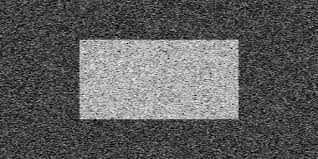
#> input picture OpenCV_official/4. Image Processing in OpenCV/3. Image Thresholding/noisy2.jpg, 318 x 159 px
$ python 'Image Tresholding 2.py'
#> lines starting #> are read from the running program, lines starting #| are printed output that depends on the picture; after the words box and inside, x2 and y2 are one past the last pixel; in counts of white or black regions, pixels touching at a corner belong together
# -*- coding: utf-8 -*-
"""
Created on Wed Feb 13 15:03:56 2019
https://docs.opencv.org/3.4.1/d7/d4d/tutorial_py_thresholding.html
@author: te122613
"""

import cv2 as cv
import numpy as np
from matplotlib import pyplot as plt
img = cv.imread('noisy2.jpg',0)
#> img is the input picture: shape (159, 318); min 0, max 255, mean 92.6
# global thresholding
ret1,th1 = cv.threshold(img,127,255,cv.THRESH_BINARY)
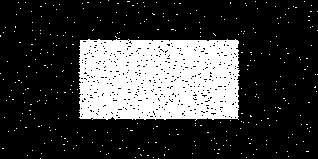
#> th1: shape (159, 318); 24.3% white; 329 white regions (328 under 20 px), largest, box (x1, y1, x2, y2) and area: (78, 39, 240, 121) 11891
# Otsu's thresholding
ret2,th2 = cv.threshold(img,0,255,cv.THRESH_BINARY+cv.THRESH_OTSU)
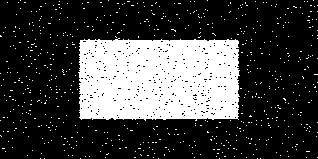
#> th2: shape (159, 318); 25.8% white; 650 white regions (649 under 20 px), largest, box (x1, y1, x2, y2) and area: (78, 38, 240, 121) 12180
#> ret2 = 118
# Otsu's thresholding after Gaussian filtering
blur = cv.GaussianBlur(img,(5,5),0)
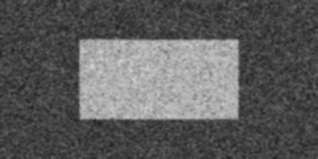
#> blur: shape (159, 318); min 31, max 208, mean 92.6
ret3,th3 = cv.threshold(blur,0,255,cv.THRESH_BINARY+cv.THRESH_OTSU)
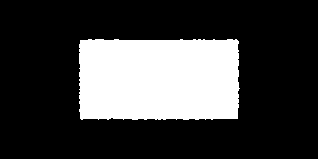
#> th3: shape (159, 318); 25% white; 1 white region, box (x1, y1, x2, y2) and area: (79, 39, 240, 120) 12644
#> ret3 = 118
# plot all the images and their histograms
images = [img, 0, th1,
          img, 0, th2,
          blur, 0, th3]
titles = ['Original Noisy Image','Histogram','Global Thresholding (v=127)',
          'Original Noisy Image','Histogram',"Otsu's Thresholding",
          'Gaussian filtered Image','Histogram',"Otsu's Thresholding"]
for i in range(3):
    plt.subplot(3,3,i*3+1),plt.imshow(images[i*3],'gray')
    plt.title(titles[i*3]), plt.xticks([]), plt.yticks([])
    plt.subplot(3,3,i*3+2),plt.hist(images[i*3].ravel(),256)
    plt.title(titles[i*3+1]), plt.xticks([]), plt.yticks([])
    plt.subplot(3,3,i*3+3),plt.imshow(images[i*3+2],'gray')
    plt.title(titles[i*3+2]), plt.xticks([]), plt.yticks([])
plt.show()
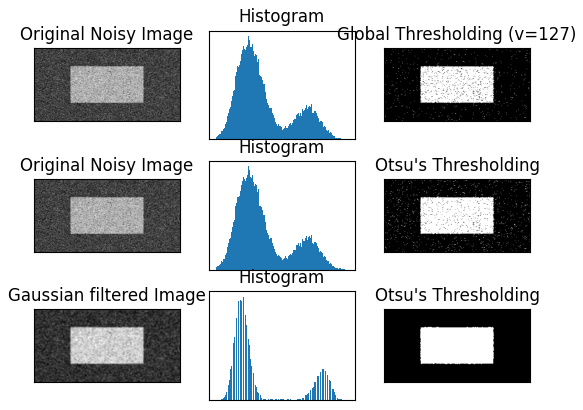
#> figure drawn by matplotlib, 9 panels

$ run again, with OpenCV_official/4. Image Processing in OpenCV/3. Image Thresholding/sudoku.jpg copied over OpenCV_official/4. Image Processing in OpenCV/3. Image Thresholding/noisy2.jpg
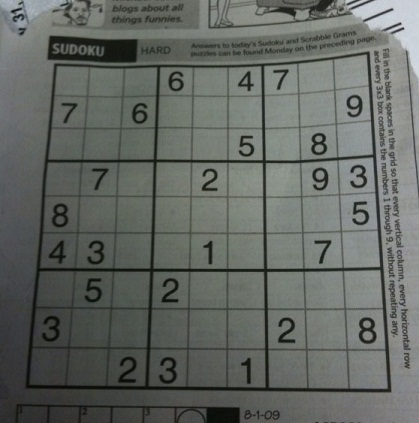
#> input picture OpenCV_official/4. Image Processing in OpenCV/3. Image Thresholding/sudoku.jpg, 419 x 423 px
#> `ret1,th1 = cv.threshold(img,127,255,cv.THRESH_BINARY)`:
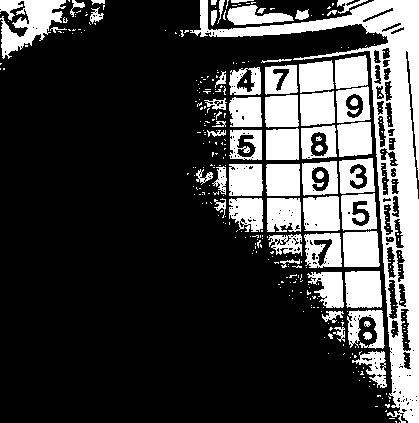
#> th1: shape (423, 419); 25.6% white; 333 white regions (274 under 20 px), largest, box (x1, y1, x2, y2) and area: (190, 0, 419, 423) 14935, (0, 0, 66, 59) 2037, (345, 271, 382, 308) 1282
#> th2: shape (423, 419); 59.5% white; 336 black regions (260 under 20 px), largest, box (x1, y1, x2, y2) and area: (0, 51, 391, 423) 58753, (47, 35, 231, 64) 3751, (208, 0, 352, 29) 1133
#> ret2 = 96
#> `ret3,th3 = cv.threshold(blur,0,255,cv.THRESH_BINARY+cv.THRESH_OTSU)`:
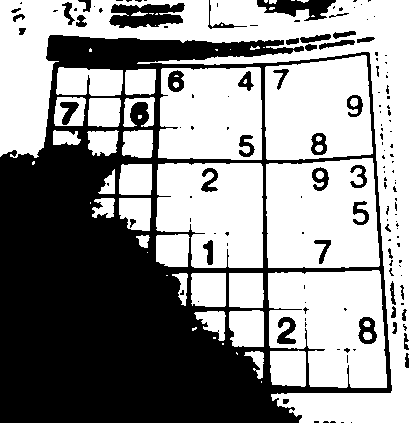
#> th3: shape (423, 419); 58.1% white; 145 black regions (101 under 20 px), largest, box (x1, y1, x2, y2) and area: (0, 35, 392, 423) 66755, (109, 3, 185, 28) 1324, (257, 0, 336, 21) 898
#> ret3 = 97
